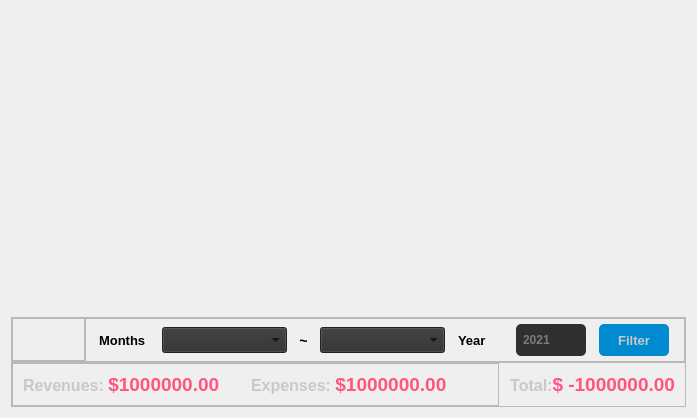
            <widget class="QWidget" name="tb_home">
             <attribute name="icon">
              <iconset>
               <normalon>:/home/casa.png</normalon>
              </iconset>
             </attribute>
             <attribute name="title">
              <string>Home</string>
             </attribute>
             <layout class="QVBoxLayout" name="verticalLayout_9">
              <item>
               <widget class="QFrame" name="fr_content_home_graph">
                <property name="minimumSize">
                 <size>
                  <width>0</width>
                  <height>300</height>
                 </size>
                </property>
                <property name="maximumSize">
                 <size>
                  <width>16777215</width>
                  <height>500</height>
                 </size>
                </property>
                <property name="frameShape">
                 <enum>QFrame::NoFrame</enum>
                </property>
                <property name="frameShadow">
                 <enum>QFrame::Raised</enum>
                </property>
                <layout class="QHBoxLayout" name="horizontalLayout_24">
                 <property name="spacing">
                  <number>0</number>
                 </property>
                 <property name="leftMargin">
                  <number>0</number>
                 </property>
                 <property name="topMargin">
                  <number>0</number>
                 </property>
                 <property name="rightMargin">
                  <number>0</number>
                 </property>
                 <property name="bottomMargin">
                  <number>0</number>
                 </property>
                 <item>
                  <widget class="PlotWidget" name="graphWidget" native="true">
                   <property name="minimumSize">
                    <size>
                     <width>300</width>
                     <height>250</height>
                    </size>
                   </property>
                   <property name="maximumSize">
                    <size>
                     <width>16777215</width>
                     <height>16777215</height>
                    </size>
                   </property>
                  </widget>
                 </item>
                </layout>
               </widget>
              </item>
              <item>
               <widget class="QFrame" name="fr_content_home_footer">
                <property name="minimumSize">
                 <size>
                  <width>654</width>
                  <height>90</height>
                 </size>
                </property>
                <property name="maximumSize">
                 <size>
                  <width>16777215</width>
                  <height>120</height>
                 </size>
                </property>
                <property name="frameShape">
                 <enum>QFrame::NoFrame</enum>
                </property>
                <property name="frameShadow">
                 <enum>QFrame::Raised</enum>
                </property>
                <layout class="QVBoxLayout" name="verticalLayout_10">
                 <property name="spacing">
                  <number>0</number>
                 </property>
                 <property name="leftMargin">
                  <number>0</number>
                 </property>
                 <property name="topMargin">
                  <number>0</number>
                 </property>
                 <property name="rightMargin">
                  <number>0</number>
                 </property>
                 <property name="bottomMargin">
                  <number>0</number>
                 </property>
                 <item>
                  <widget class="QFrame" name="fr_content_home_filter">
                   <property name="minimumSize">
                    <size>
                     <width>654</width>
                     <height>45</height>
                    </size>
                   </property>
                   <property name="maximumSize">
                    <size>
                     <width>16777215</width>
                     <height>45</height>
                    </size>
                   </property>
                   <property name="frameShape">
                    <enum>QFrame::StyledPanel</enum>
                   </property>
                   <property name="frameShadow">
                    <enum>QFrame::Raised</enum>
                   </property>
                   <layout class="QHBoxLayout" name="horizontalLayout_25">
                    <property name="spacing">
                     <number>0</number>
                    </property>
                    <property name="leftMargin">
                     <number>0</number>
                    </property>
                    <property name="topMargin">
                     <number>0</number>
                    </property>
                    <property name="rightMargin">
                     <number>0</number>
                    </property>
                    <property name="bottomMargin">
                     <number>0</number>
                    </property>
                    <item>
                     <widget class="QFrame" name="fr_content_home_space">
                      <property name="frameShape">
                       <enum>QFrame::StyledPanel</enum>
                      </property>
                      <property name="frameShadow">
                       <enum>QFrame::Raised</enum>
                      </property>
                     </widget>
                    </item>
                    <item>
                     <widget class="QFrame" name="fr_home_filter">
                      <property name="minimumSize">
                       <size>
                        <width>400</width>
                        <height>45</height>
                       </size>
                      </property>
                      <property name="maximumSize">
                       <size>
                        <width>600</width>
                        <height>16777215</height>
                       </size>
                      </property>
                      <property name="frameShape">
                       <enum>QFrame::StyledPanel</enum>
                      </property>
                      <property name="frameShadow">
                       <enum>QFrame::Raised</enum>
                      </property>
                      <layout class="QHBoxLayout" name="horizontalLayout_23">
                       <property name="spacing">
                        <number>0</number>
                       </property>
                       <property name="leftMargin">
                        <number>0</number>
                       </property>
                       <property name="topMargin">
                        <number>0</number>
                       </property>
                       <property name="rightMargin">
                        <number>0</number>
                       </property>
                       <property name="bottomMargin">
                        <number>0</number>
                       </property>
                       <item>
                        <widget class="QLabel" name="lb_home_filter_month">
                         <property name="minimumSize">
                          <size>
                           <width>50</width>
                           <height>0</height>
                          </size>
                         </property>
                         <property name="maximumSize">
                          <size>
                           <width>50</width>
                           <height>16777215</height>
                          </size>
                         </property>
                         <property name="font">
                          <font>
                           <pointsize>10</pointsize>
                           <bold>true</bold>
                          </font>
                         </property>
                         <property name="text">
                          <string>Months</string>
                         </property>
                        </widget>
                       </item>
                       <item>
                        <widget class="QComboBox" name="cb_home_filter_min">
                         <property name="minimumSize">
                          <size>
                           <width>0</width>
                           <height>26</height>
                          </size>
                         </property>
                         <property name="maximumSize">
                          <size>
                           <width>125</width>
                           <height>16777215</height>
                          </size>
                         </property>
                         <property name="font">
                          <font>
                           <pointsize>10</pointsize>
                           <bold>true</bold>
                          </font>
                         </property>
                         <property name="styleSheet">
                          <string notr="true">background-color: rgb(47, 47, 47);
padding-left: 5px;
padding-right: 5px;</string>
                         </property>
                        </widget>
                       </item>
                       <item>
                        <widget class="QLabel" name="lb_home_filter_range">
                         <property name="maximumSize">
                          <size>
                           <width>7</width>
                           <height>16777215</height>
                          </size>
                         </property>
                         <property name="font">
                          <font>
                           <pointsize>11</pointsize>
                           <bold>true</bold>
                          </font>
                         </property>
                         <property name="text">
                          <string>~</string>
                         </property>
                         <property name="alignment">
                          <set>Qt::AlignCenter</set>
                         </property>
                        </widget>
                       </item>
                       <item>
                        <widget class="QComboBox" name="cb_home_filter_max">
                         <property name="minimumSize">
                          <size>
                           <width>0</width>
                           <height>26</height>
                          </size>
                         </property>
                         <property name="maximumSize">
                          <size>
                           <width>125</width>
                           <height>16777215</height>
                          </size>
                         </property>
                         <property name="font">
                          <font>
                           <pointsize>10</pointsize>
                           <bold>true</bold>
                          </font>
                         </property>
                         <property name="styleSheet">
                          <string notr="true">background-color: rgb(47, 47, 47);
padding-left: 5px;
padding-right: 5px;</string>
                         </property>
                        </widget>
                       </item>
                       <item>
                        <widget class="QLabel" name="lb_home_filter_year">
                         <property name="minimumSize">
                          <size>
                           <width>40</width>
                           <height>0</height>
                          </size>
                         </property>
                         <property name="maximumSize">
                          <size>
                           <width>45</width>
                           <height>16777215</height>
                          </size>
                         </property>
                         <property name="font">
                          <font>
                           <pointsize>10</pointsize>
                           <bold>true</bold>
                          </font>
                         </property>
                         <property name="text">
                          <string>Year</string>
                         </property>
                        </widget>
                       </item>
                       <item>
                        <widget class="QLineEdit" name="ld_home_filter_year">
                         <property name="minimumSize">
                          <size>
                           <width>0</width>
                           <height>32</height>
                          </size>
                         </property>
                         <property name="maximumSize">
                          <size>
                           <width>70</width>
                           <height>16777215</height>
                          </size>
                         </property>
                         <property name="font">
                          <font>
                           <bold>true</bold>
                          </font>
                         </property>
                         <property name="styleSheet">
                          <string notr="true">QLineEdit{
	border-radius: 5px;
	padding: 5px;
	background-color: rgb(47, 47, 47);
	color: rgb(200,200,200);
}
QLineEdit:focus{
	border: 2px solid rgb(0, 122, 209);
	border: 2px solid rgb(172, 235, 226);
	color: rgb(255,255,255);
}</string>
                         </property>
                         <property name="placeholderText">
                          <string>2021</string>
                         </property>
                        </widget>
                       </item>
                       <item>
                        <widget class="QPushButton" name="btn_home_filter">
                         <property name="minimumSize">
                          <size>
                           <width>70</width>
                           <height>32</height>
                          </size>
                         </property>
                         <property name="maximumSize">
                          <size>
                           <width>70</width>
                           <height>16777215</height>
                          </size>
                         </property>
                         <property name="font">
                          <font>
                           <pointsize>10</pointsize>
                           <bold>true</bold>
                          </font>
                         </property>
                         <property name="cursor">
                          <cursorShape>PointingHandCursor</cursorShape>
                         </property>
                         <property name="styleSheet">
                          <string notr="true">QPushButton{
	border-radius: 5px;
	background-color: rgb(0, 139, 209);
	color: rgb(200,200,200);
}
QPushButton:hover{
	background-color: rgb(0, 130, 215);
}
QPushButton:pressed{
	background-color: rgb(0, 122, 209);
}</string>
                         </property>
                         <property name="text">
                          <string>Filter</string>
                         </property>
                        </widget>
                       </item>
                      </layout>
                     </widget>
                    </item>
                   </layout>
                  </widget>
                 </item>
                 <item>
                  <widget class="QFrame" name="fr_content_home_values">
                   <property name="minimumSize">
                    <size>
                     <width>654</width>
                     <height>45</height>
                    </size>
                   </property>
                   <property name="maximumSize">
                    <size>
                     <width>16777215</width>
                     <height>45</height>
                    </size>
                   </property>
                   <property name="frameShape">
                    <enum>QFrame::StyledPanel</enum>
                   </property>
                   <property name="frameShadow">
                    <enum>QFrame::Raised</enum>
                   </property>
                   <layout class="QHBoxLayout" name="horizontalLayout_27">
                    <property name="spacing">
                     <number>0</number>
                    </property>
                    <property name="leftMargin">
                     <number>0</number>
                    </property>
                    <property name="topMargin">
                     <number>0</number>
                    </property>
                    <property name="rightMargin">
                     <number>0</number>
                    </property>
                    <property name="bottomMargin">
                     <number>0</number>
                    </property>
                    <item>
                     <widget class="QFrame" name="fr_home_values">
                      <property name="frameShape">
                       <enum>QFrame::StyledPanel</enum>
                      </property>
                      <property name="frameShadow">
                       <enum>QFrame::Raised</enum>
                      </property>
                      <layout class="QHBoxLayout" name="horizontalLayout_26">
                       <property name="spacing">
                        <number>10</number>
                       </property>
                       <property name="leftMargin">
                        <number>0</number>
                       </property>
                       <property name="topMargin">
                        <number>0</number>
                       </property>
                       <property name="rightMargin">
                        <number>0</number>
                       </property>
                       <property name="bottomMargin">
                        <number>0</number>
                       </property>
                       <item>
                        <widget class="ClickLabel" name="lb_home_revenue">
                         <property name="font">
                          <font>
                           <pointsize>14</pointsize>
                           <bold>true</bold>
                          </font>
                         </property>
                         <property name="cursor">
                          <cursorShape>PointingHandCursor</cursorShape>
                         </property>
                         <property name="styleSheet">
                          <string notr="true">QLabel{
	border-radius: 5px;
	margin-right: 5px;
	margin-left: 5px;
	background-position: center;
	background-repeat: no-repeat;
}
QLabel:hover{
	background-color: rgb(50,50,50);
}
QLabel:pressed{
	background-color: rgb(35,35,35);
}</string>
                         </property>
                         <property name="text">
                          <string>&lt;html&gt;&lt;head/&gt;&lt;body&gt;&lt;p&gt;&lt;span style=&quot; font-size:12pt; color:#c8c8c8;&quot;&gt;Revenues: &lt;/span&gt;&lt;span style=&quot; color:#ff5580;&quot;&gt;$1000000.00&lt;/span&gt;&lt;/p&gt;&lt;/body&gt;&lt;/html&gt;</string>
                         </property>
                         <property name="margin">
                          <number>0</number>
                         </property>
                        </widget>
                       </item>
                       <item>
                        <widget class="ClickLabel" name="lb_home_expenses">
                         <property name="font">
                          <font>
                           <pointsize>14</pointsize>
                           <bold>true</bold>
                          </font>
                         </property>
                         <property name="cursor">
                          <cursorShape>PointingHandCursor</cursorShape>
                         </property>
                         <property name="styleSheet">
                          <string notr="true">QLabel{
	border-radius: 5px;
	margin-right: 5px;
	margin-left: 5px;
	background-position: center;
	background-repeat: no-repeat;
}
QLabel:hover{
	background-color: rgb(50,50,50);
}
QLabel:pressed{
	background-color: rgb(35,35,35);
}</string>
                         </property>
                         <property name="text">
                          <string>&lt;html&gt;&lt;head/&gt;&lt;body&gt;&lt;p&gt;&lt;span style=&quot; font-size:12pt; color:#c8c8c8;&quot;&gt;Expenses: &lt;/span&gt;&lt;span style=&quot; color:#ff5580;&quot;&gt;$1000000.00&lt;/span&gt;&lt;/p&gt;&lt;/body&gt;&lt;/html&gt;</string>
                         </property>
                         <property name="margin">
                          <number>0</number>
                         </property>
                        </widget>
                       </item>
                       <item>
                        <spacer name="horizontalSpacer">
                         <property name="orientation">
                          <enum>Qt::Horizontal</enum>
                         </property>
                         <property name="sizeHint" stdset="0">
                          <size>
                           <width>40</width>
                           <height>20</height>
                          </size>
                         </property>
                        </spacer>
                       </item>
                      </layout>
                     </widget>
                    </item>
                    <item>
                     <widget class="ClickLabel" name="lb_home_total">
                      <property name="maximumSize">
                       <size>
                        <width>16777215</width>
                        <height>16777215</height>
                       </size>
                      </property>
                      <property name="font">
                       <font>
                        <pointsize>14</pointsize>
                        <bold>true</bold>
                       </font>
                      </property>
                      <property name="cursor">
                       <cursorShape>PointingHandCursor</cursorShape>
                      </property>
                      <property name="styleSheet">
                       <string notr="true">QLabel{
	border-radius: 5px;
	margin-right: 5px;
	margin-left: 5px;
	background-position: center;
	background-repeat: no-repeat;
}
QLabel:hover{
	background-color: rgb(50,50,50);
}
QLabel:pressed{
	background-color: rgb(35,35,35);
}</string>
                      </property>
                      <property name="text">
                       <string>&lt;html&gt;&lt;head/&gt;&lt;body&gt;&lt;p&gt;&lt;span style=&quot; font-size:12pt; color:#c8c8c8;&quot;&gt;Total:&lt;/span&gt;&lt;span style=&quot; color:#c8c8c8;&quot;/&gt;&lt;span style=&quot; color:#ff5580;&quot;&gt;$ -1000000.00&lt;/span&gt;&lt;/p&gt;&lt;/body&gt;&lt;/html&gt;</string>
                      </property>
                      <property name="alignment">
                       <set>Qt::AlignRight|Qt::AlignTrailing|Qt::AlignVCenter</set>
                      </property>
                      <property name="margin">
                       <number>0</number>
                      </property>
                     </widget>
                    </item>
                   </layout>
                  </widget>
                 </item>
                </layout>
               </widget>
              </item>
             </layout>
            </widget>
